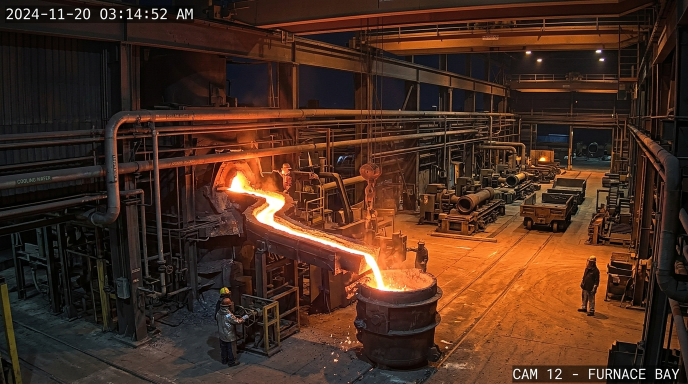
#> input picture assets/cctv_blast_furnace.jpg, 1376 x 768 px (shown at 1/2 size)
$ python generate_all_8_unique_videos.py
#> lines starting #> are read from the running program, lines starting #| are printed output that depends on the picture
"""
Master Synthetic Video Generator for Welspun City Anjar Command & Control Centre (ICCC)
Generates 8 completely UNIQUE, high-realism surveillance video clips (.mp4 in H.264 & .gif)
for each individual camera feed across the 2,500-acre Welspun City complex.
"""
import os
import cv2
import numpy as np
import subprocess

ASSETS_DIR = os.path.abspath(os.path.join(os.path.dirname(__file__), "..", "assets"))

def save_mp4_and_gif(temp_raw_path, final_mp4_path, final_gif_path, fps=15):
    """Encodes raw video to web-compatible H.264 MP4 and lanczos-palette animated GIF."""
    cmd_mp4 = [
        "ffmpeg", "-y",
        "-i", temp_raw_path,
        "-c:v", "libx264",
        "-pix_fmt", "yuv420p",
        "-profile:v", "baseline",
        "-level", "3.0",
        "-movflags", "+faststart",
        final_mp4_path
    ]
    subprocess.run(cmd_mp4, check=True, stdout=subprocess.DEVNULL, stderr=subprocess.DEVNULL)

    cmd_gif = [
        "ffmpeg", "-y",
        "-i", final_mp4_path,
        "-vf", f"fps={min(fps, 12)},scale=640:-1:flags=lanczos,split[s0][s1];[s0]palettegen[p];[s1][p]paletteuse",
        final_gif_path
    ]
    subprocess.run(cmd_gif, check=True, stdout=subprocess.DEVNULL, stderr=subprocess.DEVNULL)

    if os.path.exists(temp_raw_path):
        os.remove(temp_raw_path)

def generate_cam01_blast_furnace(num_frames=75, fps=15):
    """CAM-01: WDI 500,000 TPA Blast Furnace & DI Casting Bay."""
#> called with num_frames = 75, fps = 15
    bg_path = os.path.join(ASSETS_DIR, "cctv_blast_furnace.jpg")
    base_img = cv2.resize(cv2.imread(bg_path), (960, 540))
    h, w, _ = base_img.shape
#> h = 540; w = 960

    temp_raw = os.path.join(ASSETS_DIR, "temp_cam01.mp4")
    out = cv2.VideoWriter(temp_raw, cv2.VideoWriter_fourcc(*'mp4v'), fps, (w, h))

    np.random.seed(42)
    sparks = [{"x": np.random.randint(480, 600), "y": np.random.randint(320, 480), "vy": np.random.uniform(2, 6), "vx": np.random.uniform(-2, 2), "life": np.random.randint(5, 15)} for _ in range(25)]

    for i in range(num_frames):
        frame = base_img.copy()

        # 1. Molten metal flow pulsation glow
        glow_pulse = int(15 * np.sin(i * 0.3))
        overlay = frame.copy()
        cv2.circle(overlay, (560, 420), 80 + glow_pulse, (0, 140, 255), -1)
        cv2.circle(overlay, (360, 260), 60 + glow_pulse, (0, 160, 255), -1)
        cv2.addWeighted(overlay, 0.28, frame, 0.72, 0, frame)

        # 2. Hot metal sparks particle simulation
        for s in sparks:
            s["y"] += int(s["vy"])
            s["x"] += int(s["vx"])
            s["life"] -= 1
            if s["life"] <= 0 or s["y"] > 520:
                s["x"] = np.random.randint(500, 580)
                s["y"] = np.random.randint(340, 390)
                s["vy"] = np.random.uniform(2, 7)
                s["vx"] = np.random.uniform(-3, 3)
                s["life"] = np.random.randint(8, 20)
            cv2.circle(frame, (int(s["x"]), int(s["y"])), 2, (180, 240, 255), -1)

        # 3. Ladle Car AI tracking bounding box
        cv2.rectangle(frame, (480, 320), (660, 520), (0, 200, 255), 2)
        temp_val = 1480 + int(4 * np.sin(i * 0.2))
        cv2.rectangle(frame, (480, 285), (710, 315), (15, 23, 42), -1)
        cv2.putText(frame, f"[LADLE CAR #02: {temp_val} C]", (485, 305), cv2.FONT_HERSHEY_SIMPLEX, 0.42, (0, 220, 255), 1)

        # 4. Tap Hole Pyrometer Crosshair
        cv2.drawMarker(frame, (350, 255), (0, 255, 255), cv2.MARKER_CROSS, 24, 2)
        cv2.putText(frame, "TAP HOLE PYROMETER", (260, 235), cv2.FONT_HERSHEY_SIMPLEX, 0.38, (0, 255, 255), 1)

        # 5. Top & Bottom HUD
        cv2.putText(frame, "CAM-01 WDI 500k TPA BLAST FURNACE | TAP HOLE & DI CASTING", (20, 30), cv2.FONT_HERSHEY_SIMPLEX, 0.46, (0, 255, 255), 1)
        cv2.putText(frame, "BFG / CO: 12 PPM (SAFE)", (w - 240, 30), cv2.FONT_HERSHEY_SIMPLEX, 0.45, (0, 255, 120), 1)

        if i % 14 < 10:
            cv2.circle(frame, (35, h - 22), 6, (0, 255, 0), -1)
            cv2.putText(frame, "HOT METAL TRANSIT: NORMAL", (50, h - 18), cv2.FONT_HERSHEY_SIMPLEX, 0.42, (255, 255, 255), 1)

        out.write(frame)
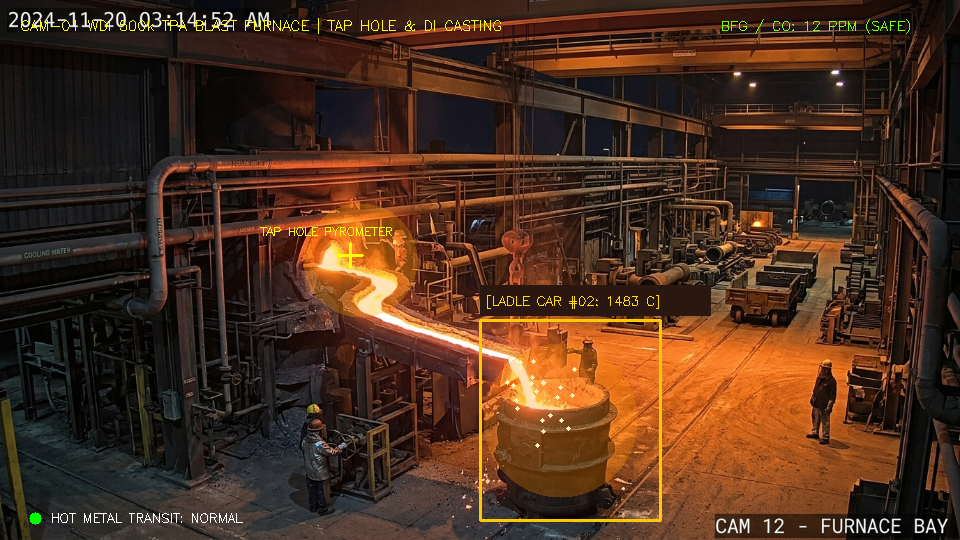
#> frame: shape (540, 960, 3); mean B, G, R 29.4, 47.2, 75.2
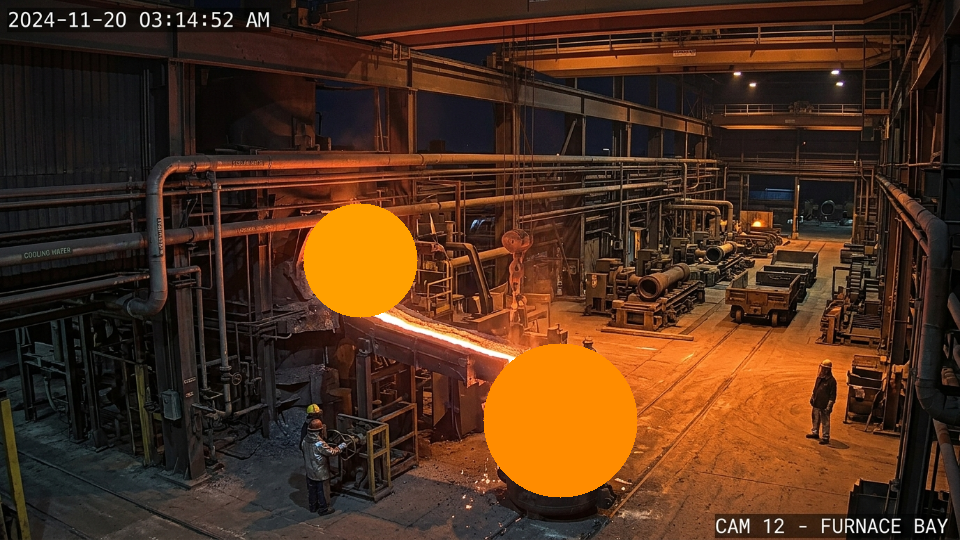
#> overlay: shape (540, 960, 3); mean B, G, R 27.5, 48.2, 78.7
#> after the loop, s = {'x': 517, 'y': 361, 'vy': 2.74, 'vx': -2.2, 'life': 6}

    out.release()
    save_mp4_and_gif(temp_raw, os.path.join(ASSETS_DIR, "video_wdi_blast_furnace.mp4"), os.path.join(ASSETS_DIR, "video_wdi_blast_furnace.gif"), fps)
    print("CAM-01 Blast Furnace video generated.")

def generate_cam06_wcl_pipe_mill(num_frames=75, fps=15):
    """CAM-06: WCL Large Diameter Pipe Mills (LSAW & Spiral HSAW)."""
#> called with num_frames = 75, fps = 15
    bg_path = os.path.join(ASSETS_DIR, "cctv_wcl_pipe_mill.jpg")
    base_img = cv2.resize(cv2.imread(bg_path), (960, 540))
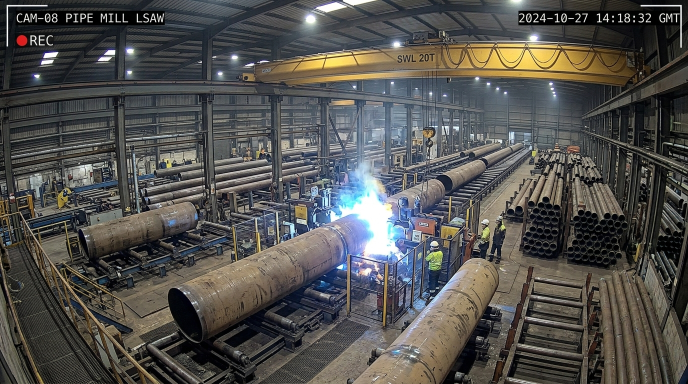
#> input picture assets/cctv_wcl_pipe_mill.jpg, 1376 x 768 px (shown at 1/2 size)
    h, w, _ = base_img.shape
#> h = 540; w = 960

    temp_raw = os.path.join(ASSETS_DIR, "temp_cam06.mp4")
    out = cv2.VideoWriter(temp_raw, cv2.VideoWriter_fourcc(*'mp4v'), fps, (w, h))

    for i in range(num_frames):
        frame = base_img.copy()

        # 1. Submerged arc welding bright flicker
        weld_x, weld_y = 530, 320
        arc_intensity = np.random.uniform(0.2, 0.55)
        arc_radius = int(70 + np.random.randint(-15, 25))
        overlay = frame.copy()
        cv2.circle(overlay, (weld_x, weld_y), arc_radius, (255, 255, 200), -1)
        cv2.circle(overlay, (weld_x, weld_y), arc_radius + 40, (255, 200, 50), -1)
        cv2.addWeighted(overlay, arc_intensity, frame, 1.0 - arc_intensity, 0, frame)

        # 2. Weld seam tracking laser line
        laser_pulse = int(np.abs(np.sin(i * 0.2)) * 100)
        cv2.line(frame, (320, 360), (700, 260), (0, 0, 255), 2)
        cv2.putText(frame, "[SEAM TRACKING LASER ACTIVE]", (330, 380), cv2.FONT_HERSHEY_SIMPLEX, 0.36, (0, 0, 255), 1)

        # 3. 56" API Line pipe AI Bounding Box
        cv2.rectangle(frame, (230, 290), (750, 480), (0, 255, 120), 2)
        cv2.rectangle(frame, (230, 260), (580, 288), (15, 23, 42), -1)
        cv2.putText(frame, "WCL 56\" API-5L X70 LINE PIPE (HSAW)", (240, 280), cv2.FONT_HERSHEY_SIMPLEX, 0.42, (0, 255, 120), 1)

        # 4. Crane Hook Safe Zone
        cv2.rectangle(frame, (450, 80), (720, 160), (255, 200, 0), 1)
        cv2.putText(frame, "[GANTRY CRANE SWL 20T: EXCLUSION CLEAR]", (455, 100), cv2.FONT_HERSHEY_SIMPLEX, 0.36, (255, 200, 0), 1)

        # 5. HUD
        cv2.putText(frame, "CAM-06 WCL LINE PIPE MILL 1 | 56\" LSAW & SPIRAL HSAW", (20, 30), cv2.FONT_HERSHEY_SIMPLEX, 0.46, (0, 255, 255), 1)
        cv2.putText(frame, "HYDROTESTER: 210 BAR (PASS)", (w - 270, 30), cv2.FONT_HERSHEY_SIMPLEX, 0.45, (0, 255, 120), 1)

        if i % 14 < 10:
            cv2.circle(frame, (35, h - 22), 6, (0, 255, 0), -1)
            cv2.putText(frame, "SUBMERGED ARC WELD: CONTINUOUS OK", (50, h - 18), cv2.FONT_HERSHEY_SIMPLEX, 0.42, (255, 255, 255), 1)

        out.write(frame)
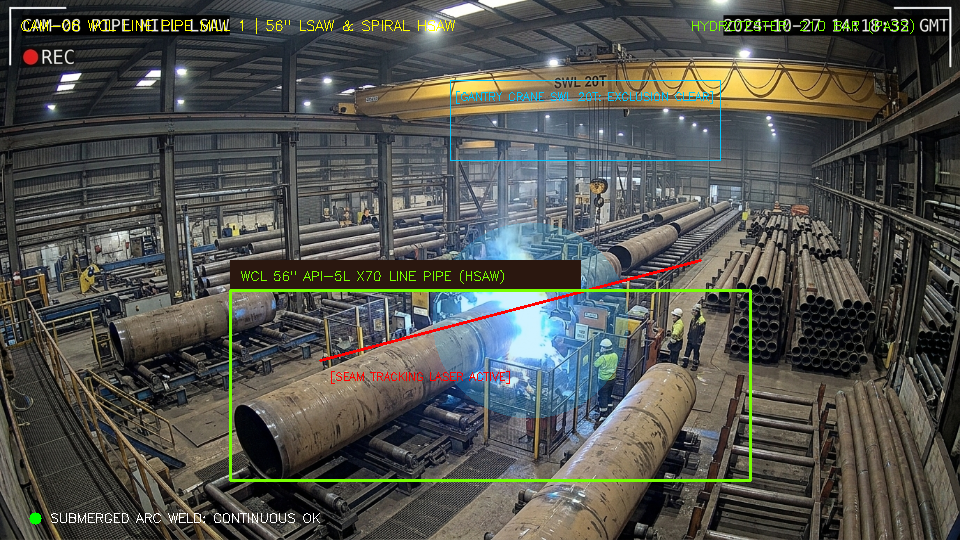
#> frame: shape (540, 960, 3); mean B, G, R 76.8, 82.4, 81.2
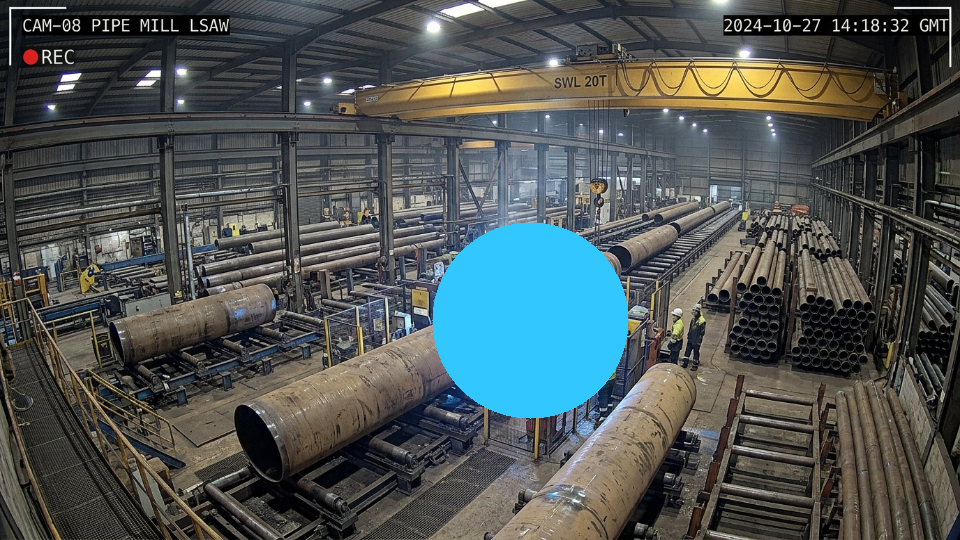
#> overlay: shape (540, 960, 3); mean B, G, R 83.9, 84.6, 77.7

    out.release()
    save_mp4_and_gif(temp_raw, os.path.join(ASSETS_DIR, "video_wcl_pipe_mill.mp4"), os.path.join(ASSETS_DIR, "video_wcl_pipe_mill.gif"), fps)
    print("CAM-06 WCL Pipe Mill video generated.")

def generate_cam07_wll_textiles(num_frames=75, fps=15):
    """CAM-07: WLL Home & Advanced Spunlace Non-Woven Facility."""
#> called with num_frames = 75, fps = 15
    bg_path = os.path.join(ASSETS_DIR, "cctv_wll_spunlace.jpg")
    base_img = cv2.resize(cv2.imread(bg_path), (960, 540))
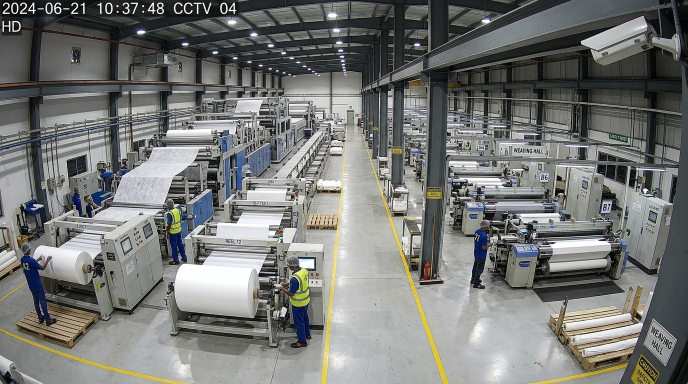
#> input picture assets/cctv_wll_spunlace.jpg, 1376 x 768 px (shown at 1/2 size)
    h, w, _ = base_img.shape
#> h = 540; w = 960

    temp_raw = os.path.join(ASSETS_DIR, "temp_cam07.mp4")
    out = cv2.VideoWriter(temp_raw, cv2.VideoWriter_fourcc(*'mp4v'), fps, (w, h))

    for i in range(num_frames):
        frame = base_img.copy()

        # 1. Roll winder motion indicator
        roll_x, roll_y = 295, 395
        roll_r = 50
        angle = (i * 12) % 360
        rad = np.radians(angle)
        cv2.line(frame, (roll_x, roll_y), (int(roll_x + roll_r * np.cos(rad)), int(roll_y + roll_r * np.sin(rad))), (0, 180, 255), 2)

        # 2. Fabric Roll Inspection AI Box
        cv2.rectangle(frame, (230, 320), (370, 480), (0, 255, 120), 2)
        cv2.rectangle(frame, (230, 290), (510, 318), (15, 23, 42), -1)
        cv2.putText(frame, "[SPUNLACE 50 GSM: 0 DEFECTS / 120 M/MIN]", (235, 310), cv2.FONT_HERSHEY_SIMPLEX, 0.38, (0, 255, 120), 1)

        # 3. Worker PPE Box
        cv2.rectangle(frame, (390, 320), (455, 490), (0, 255, 0), 2)
        cv2.putText(frame, "[PPE: 100% OK]", (385, 312), cv2.FONT_HERSHEY_SIMPLEX, 0.36, (0, 255, 0), 1)

        # 4. Weaving Loom Hall Status
        cv2.rectangle(frame, (640, 250), (910, 420), (0, 200, 255), 1)
        cv2.putText(frame, "[AIR-JET LOOMS 1-48: 94.6% EFFICIENCY]", (650, 270), cv2.FONT_HERSHEY_SIMPLEX, 0.36, (0, 200, 255), 1)

        # 5. HUD
        cv2.putText(frame, "CAM-07 WLL HOME & ADVANCED SPUNLACE TEXTILES", (20, 30), cv2.FONT_HERSHEY_SIMPLEX, 0.46, (0, 255, 255), 1)
        cv2.putText(frame, "AIR QUALITY: PARTICULATE NORMAL", (w - 300, 30), cv2.FONT_HERSHEY_SIMPLEX, 0.45, (0, 255, 120), 1)

        if i % 14 < 10:
            cv2.circle(frame, (35, h - 22), 6, (0, 255, 0), -1)
            cv2.putText(frame, "HYDRO-ENTANGLE LINE 2: OPTIMAL", (50, h - 18), cv2.FONT_HERSHEY_SIMPLEX, 0.42, (255, 255, 255), 1)

        out.write(frame)
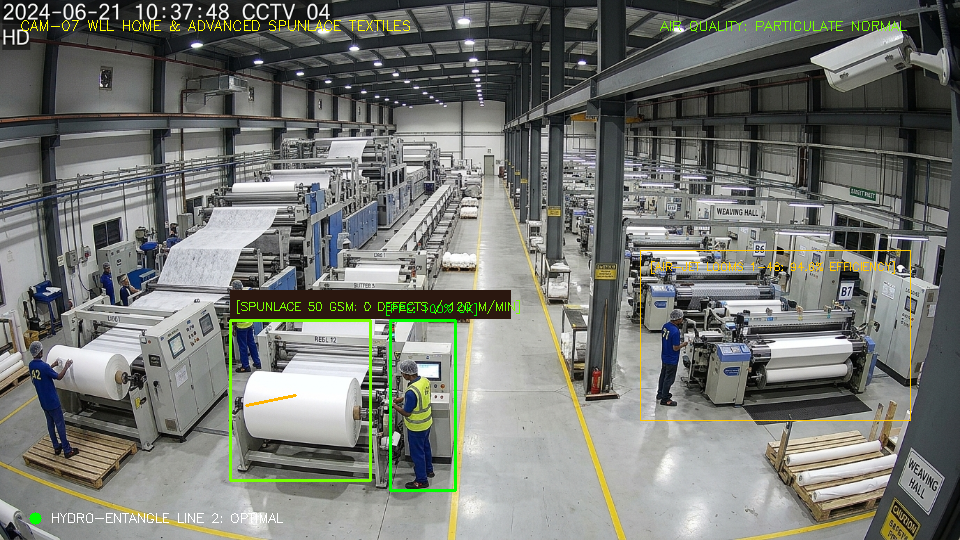
#> frame: shape (540, 960, 3); mean B, G, R 113.9, 119.7, 117.2

    out.release()
    save_mp4_and_gif(temp_raw, os.path.join(ASSETS_DIR, "video_wll_spunlace.mp4"), os.path.join(ASSETS_DIR, "video_wll_spunlace.gif"), fps)
    print("CAM-07 WLL Textiles video generated.")

def generate_cam08_vidya_mandir(num_frames=75, fps=15):
    """CAM-08: Welspun Vidya Mandir School Campus & Multi-Speciality Health Centre."""
    bg_path = os.path.join(ASSETS_DIR, "cctv_vidya_mandir.jpg")
#> (the run stopped early here; a loop or call above may not have finished)
